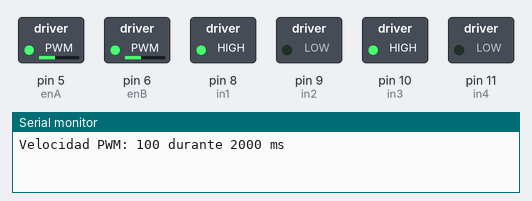
Recording of a sketch running on a simulated Arduino Uno, built with avr-gcc and run on an emulated ATmega328P. Shown: switched loads named in the sketch (green lamp = pin HIGH), the last lines printed to the serial monitor.

Above: at 0.05 s.
At 2.75 s:
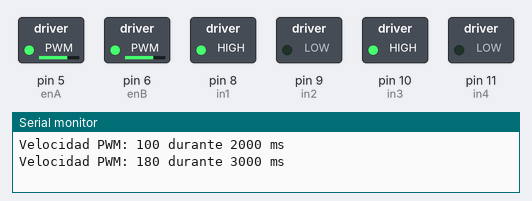
At 5.5 s:
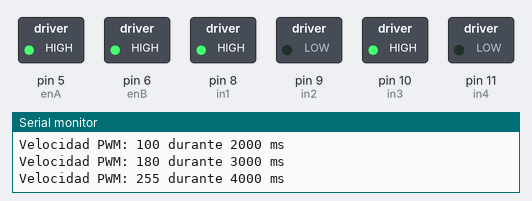
At 11.0 s:
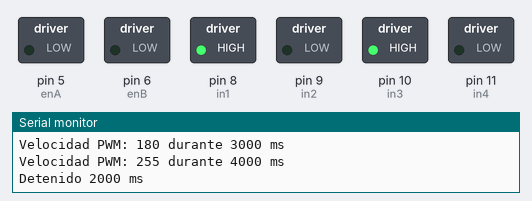
Timing chart, 0 to 14.3 s (numbered marks = the images above):
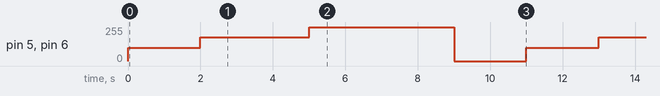

Measured:
- by itself, pin 5 (enA), pin 6 (enB): repeats every 11.0 s: 180/255 3.0 s, 255/255 4.0 s, 0/255 2.0 s, 100/255 2.0 s

The sketch:

pwm_control_velocidad.ino
```cpp
const int enA   = 5;
const int in1   = 8;
const int in2   = 9;
const int enB   = 6;
const int in3   = 10;
const int in4   = 11;

// Niveles de velocidad y sus duraciones
const int speeds[]     = {100, 180, 255};
const unsigned long durations[] = {2000, 3000, 4000};
const int stages  = 3;

void setup() {
  pinMode(enA, OUTPUT); pinMode(in1, OUTPUT); pinMode(in2, OUTPUT);
  pinMode(enB, OUTPUT); pinMode(in3, OUTPUT); pinMode(in4, OUTPUT);

  digitalWrite(in1, HIGH);
  digitalWrite(in2, LOW);
  digitalWrite(in3, HIGH);
  digitalWrite(in4, LOW);

  Serial.begin(9600);
}

void loop() {
  for (int i = 0; i < stages; i++) {
    int v = speeds[i];
    unsigned long t = durations[i];

    // Arranca motores a velocidad v
    analogWrite(enA, v);
    analogWrite(enB, v);
    Serial.print("Velocidad PWM: "); Serial.print(v);
    Serial.print(" durante "); Serial.print(t); Serial.println(" ms");

    // Mantiene la velocidad t milisegundos
    delay(t);
  }

  // Después de todas las etapas, detiene los motores 2 s y repite
  analogWrite(enA, 0);
  analogWrite(enB, 0);
  Serial.println("Detenido 2000 ms");
  delay(2000);
}
```
